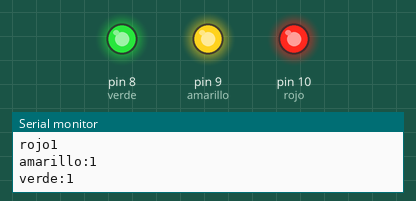
Simulated run of this sketch. Board: Arduino Uno, built with avr-gcc and run on an emulated ATmega328P. Parts: output pins drawn as LEDs (lit = HIGH), the last lines printed to the serial monitor.

Above: at 1.5 s.
At 4.5 s:
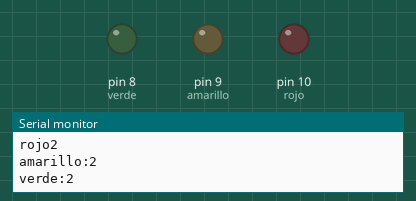
Timing chart, 0 to 7.8 s (numbered marks = the images above):
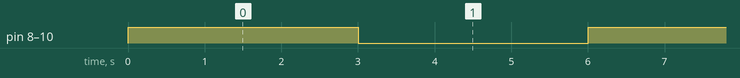

Measured:
- by itself, pin 8 (verde), pin 9 (amarillo), pin 10 (rojo): alternates HIGH for 3.0 s and LOW for 3.0 s

The sketch:

deber54.ino
```cpp
/*
 * CAPITULO V:  Funciones Específicas
 * DEBER 5.4_SE
 * TEMA:  Manejo de modos Sleep
 * Instrucciones:Realizar el funcionamiento de un semáforo basados en las funciones y tareas de RTOS.
 * NOMBRE: Pablo Ulcuango
 */

#include <Arduino_FreeRTOS.h> // librería de RTOS

#define rojo 10                 //Pin 8 led Rojo
#define amarillo  9             //Pin 9 led amarillo
#define verde 8               //Pin 10 led verde

//objeto del gestor tareas
typedef int TaskProfiler;
//definir las tareas
TaskProfiler rojoProfiler;
TaskProfiler amarilloProfiler;
TaskProfiler verdeProfiler;
int monitor_suspend=0;

void setup() {
Serial.begin(9600);
//crear las rutinas de cada tarea
xTaskCreate(rojoControllerTask,"rojo LED Task",100,NULL,1,NULL);               //rutina,nombre,memoria,NULL,prioridad,NULL
xTaskCreate(amarilloControllerTask,"amarillo LED Task",100,NULL,1,NULL);       //rutina,nombre,memoria,NULL,prioridad,NULL
xTaskCreate(verdeControllerTask,"verde LED Task",100,NULL,1,NULL);             //rutina,nombre,memoria,NULL,prioridad,NULL
  digitalWrite(rojo, LOW);
  digitalWrite(amarillo, LOW);
  digitalWrite(verde, LOW);
}


void rojoControllerTask(void *pvParameters){                                   //tarea LED ROJO
  pinMode(rojo,OUTPUT);
  while(1){
      rojoProfiler++;
      Serial.print("rojo");
      Serial.println(rojoProfiler);
      digitalWrite(rojo,digitalRead(rojo)^1);
       vTaskDelay(200);
    }
}

void amarilloControllerTask (void *pvParameters){                             //tarea LED AMARILLO
 pinMode(amarillo,OUTPUT);
 while(1){
      amarilloProfiler++;
      Serial.print("amarillo:");
      Serial.println(amarilloProfiler);
      digitalWrite(amarillo,digitalRead(amarillo)^1);
     vTaskDelay(200);
  }
 }
void verdeControllerTask (void *pvParameters){
 pinMode(verde,OUTPUT);
  while(1){
      verdeProfiler++;
      Serial.print("verde:");
      Serial.println(verdeProfiler);
      digitalWrite(verde,digitalRead(verde)^1);
      monitor_suspend++;
      if(monitor_suspend==3){
        if(digitalRead(rojo==HIGH)){
       digitalWrite(verde,LOW);
       digitalWrite(amarillo,LOW);
       delay(1000);
      }
      }
       if(monitor_suspend==4){
      if(digitalRead(amarillo==HIGH)){
      digitalWrite(rojo,LOW);
      digitalWrite(verde,LOW);
       delay(1000);
      }
      }
      if(monitor_suspend==5){
      if(digitalRead(verde==HIGH)){
      digitalWrite(rojo,LOW);
      digitalWrite(amarillo,LOW);
       delay(1000);
      }
     // monitor_suspend=0;
      }
      vTaskDelay(200);
    }
 }

void loop() {
}
```
